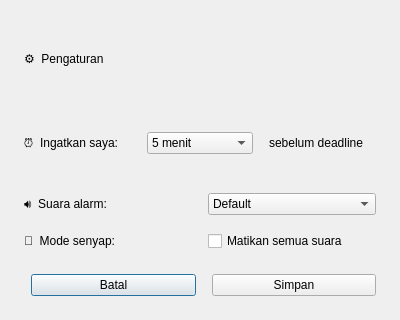
<?xml version="1.0" encoding="UTF-8"?>
<ui version="4.0">
 <class>SettingsDialog</class>
 <widget class="QDialog" name="SettingsDialog">
  <property name="geometry">
   <rect><x>0</x><y>0</y><width>400</width><height>320</height></rect>
  </property>
  <property name="windowTitle">
   <string>Pengaturan</string>
  </property>
  <layout class="QVBoxLayout" name="mainLayout">
   <property name="leftMargin"><number>24</number></property>
   <property name="rightMargin"><number>24</number></property>
   <property name="topMargin"><number>24</number></property>
   <property name="bottomMargin"><number>24</number></property>
   <property name="spacing"><number>16</number></property>

   <item>
    <widget class="QLabel" name="labelJudul">
     <property name="text"><string>⚙  Pengaturan</string></property>
    </widget>
   </item>

   <!-- Pengingat awal -->
   <item>
    <layout class="QHBoxLayout">
     <item>
      <widget class="QLabel" name="labelMenit">
       <property name="text"><string>⏰  Ingatkan saya:</string></property>
      </widget>
     </item>
     <item>
      <widget class="QComboBox" name="comboMenit">
       <item><property name="text"><string>5 menit</string></property></item>
       <item><property name="text"><string>10 menit</string></property></item>
       <item><property name="text"><string>15 menit</string></property></item>
       <item><property name="text"><string>30 menit</string></property></item>
       <item><property name="text"><string>60 menit</string></property></item>
      </widget>
     </item>
     <item>
      <widget class="QLabel" name="labelSebelum">
       <property name="text"><string>sebelum deadline</string></property>
      </widget>
     </item>
    </layout>
   </item>

   <!-- Suara alarm -->
   <item>
    <layout class="QHBoxLayout">
     <item>
      <widget class="QLabel" name="labelSoundTitle">
       <property name="text"><string>🔊  Suara alarm:</string></property>
      </widget>
     </item>
     <item>
      <widget class="QComboBox" name="comboSound">
       <item><property name="text"><string>Default</string></property></item>
       <item><property name="text"><string>Bip</string></property></item>
       <item><property name="text"><string>Buzzer</string></property></item>
       <item><property name="text"><string>Scanner</string></property></item>
      </widget>
     </item>
    </layout>
   </item>

   <!-- Mode senyap -->
   <item>
    <layout class="QHBoxLayout">
     <item>
      <widget class="QLabel" name="labelSenyap">
       <property name="text"><string>🔕  Mode senyap:</string></property>
      </widget>
     </item>
     <item>
      <widget class="QCheckBox" name="toggleSenyap">
       <property name="text"><string>Matikan semua suara</string></property>
      </widget>
     </item>
    </layout>
   </item>

   <!-- Spacer -->
   <item>
    <spacer>
     <property name="orientation"><enum>Qt::Vertical</enum></property>
    </spacer>
   </item>

   <!-- Tombol -->
   <item>
    <layout class="QHBoxLayout">
     <item>
      <spacer><property name="orientation"><enum>Qt::Horizontal</enum></property></spacer>
     </item>
     <item>
      <widget class="QPushButton" name="btnBatal">
       <property name="text"><string>Batal</string></property>
       <property name="maximumWidth"><number>80</number></property>
      </widget>
     </item>
     <item>
      <widget class="QPushButton" name="btnSimpan">
       <property name="text"><string>Simpan</string></property>
       <property name="maximumWidth"><number>80</number></property>
      </widget>
     </item>
    </layout>
   </item>

  </layout>
 </widget>
 <resources/>
 <connections/>
</ui>
